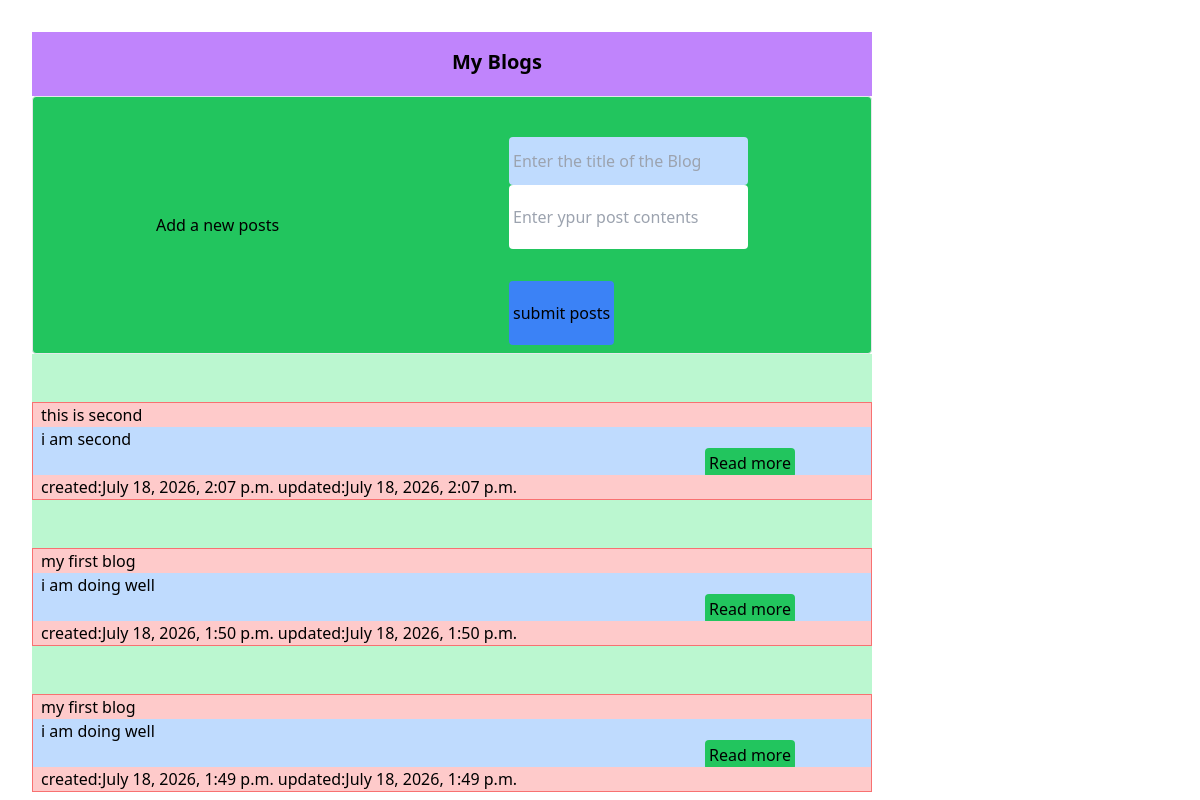
/ormapp/home/, run on an earlier commit of the app's database.
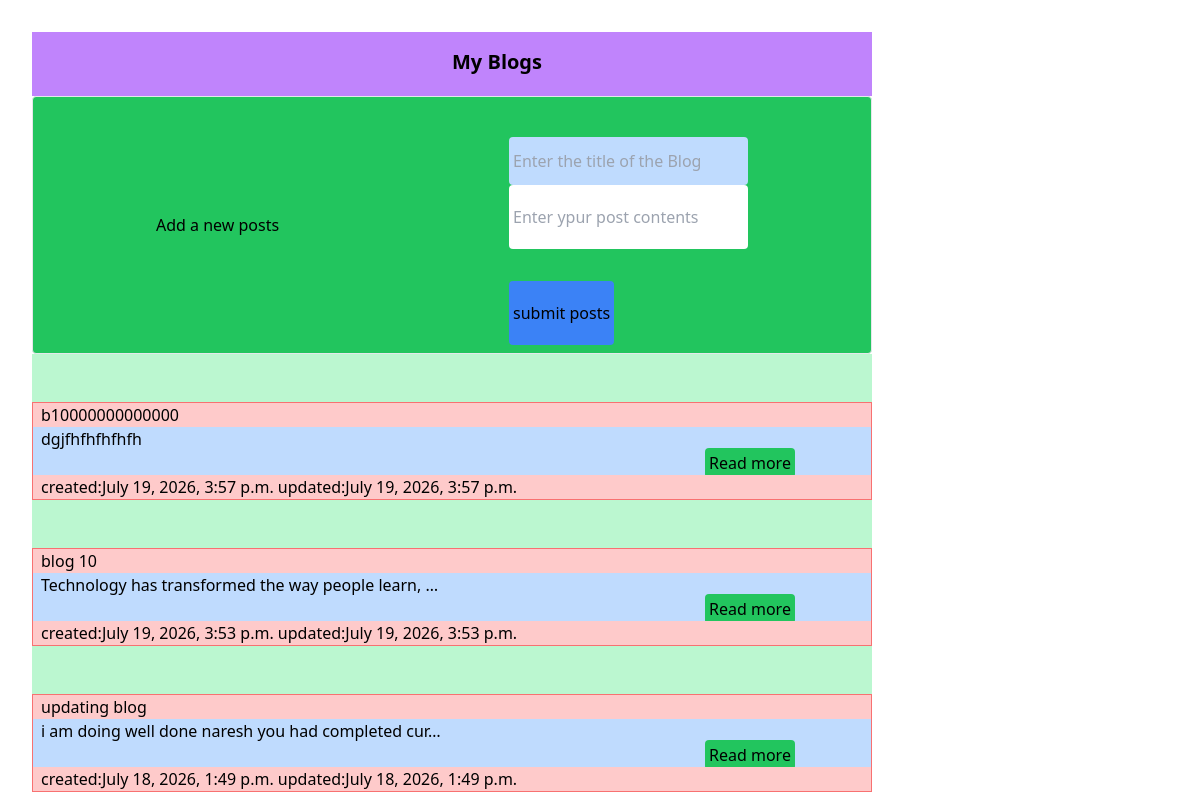
And on a later commit of the database.
### ormapp/models.py (models this page shows, shortened)
class Myblog(models.Model):
   title=models.CharField(max_length=50)
   caption=models.TextField()
   created_at=models.DateTimeField(auto_now_add=True)
   updated_at=models.DateTimeField(auto_now=True)

### ormapp/views.py (the view)
# urls.py: path("home/",views.homeview, name="home_url"),
def homeview(request):
  bloglogs=Myblog.objects.all().order_by("-created_at")
  return render(request,"components/Home.html",{
    "bloglogs":bloglogs
  })

### ormapp/templates/components/Home.html (shortened to what this page needs)
<!doctype html>
<html lang="en">
<head>
  <script src="https://cdn.tailwindcss.com"></script>
</head>
<body>
  <div class="bg-purple-400 font-bold text-xl h-16 mt-8 ml-8 pt-4 w-[70%] pl-[35%]">My Blogs</div>
  <div class="flex ml-8 p-2 w-[70%] bg-green-500 border rounded justify-around items-center">Add a new posts
    <form method="POST" action="{% url 'create_post_url' %}">
      <div class="h-12 ">
        <input type="text" name="title" placeholder="Enter the title of the Blog"
          class="h-12 mt-8  p-1 w-[100%] bg-blue-200 rounded ">
      </div>
      <div class="h-32 ">
        <input type="text" name="caption" placeholder="Enter ypur post contents"
          class="h-16 mt-8  p-1 w-[100%] rounded ">
      </div>
      <button type=submit class="h-16 p-1 w-26 bg-blue-500 rounded">submit posts</button>
  </div>
  <div class="flex flex-col h-[400px] w-[70%] bg-green-200 ml-8 ">
    {% for post in bloglogs %}
    <div class=" flex flex-col w-[100%] h-64  mt-12 border border-red-400  justify-center justify-between ">
      <div class="w-[100%] pl-2 items bg-red-200">
        {{ post.title }}
      </div>
      <div class="w-[100%] pl-2 items bg-blue-200">
        {{ post.caption|truncatechars:50 }}
        <br>
        <a class="bg-green-500 rounded p-1 ml-[80%]" href="{% url 'blog_view_url' post.id %}">Read more </a>
      </div>
      <div class="w-[100%] pl-2 items bg-red-200">
        created:{{ post.created_at }}
        updated:{{ post.updated_at }}
      </div>
    </div>
    {% endfor %}
  </div>
</body>
</html>

What changed in the data, as far as the page shows it:
removed Myblog: title "this is second", caption "i am second", created_at "July 18, 2026, 2:07 p.m.", updated_at "July 18, 2026, 2:07 p.m."
removed Myblog: title "my first blog", caption "i am doing well", created_at "July 18, 2026, 1:50 p.m.", updated_at "July 18, 2026, 1:50 p.m."
added Myblog: title "b10000000000000", caption "dgjfhfhfhfhfh", created_at "July 19, 2026, 3:57 p.m.", updated_at "July 19, 2026, 3:57 p.m."
added Myblog: title "blog 10", caption "Technology has transformed the way people learn, …", created_at "July 19, 2026, 3:53 p.m.", updated_at "July 19, 2026, 3:53 p.m."
changed Myblog: title "my first blog" → "updating blog"; caption "i am doing well" → "i am doing well done naresh you had completed cur…"
